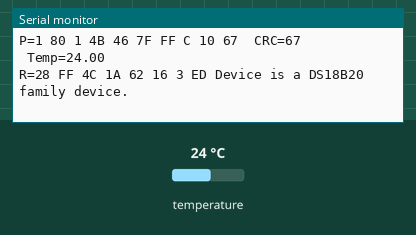
Simulated run of this sketch. Board: Arduino Uno, built with avr-gcc and run on an emulated ATmega328P. On the bench: the last lines printed to the serial monitor. The test bench sets the inputs (shaded band); at power-on: temperature 24 °C.

Above: at 2.8 s.
2.9 s: temperature set to 12 °C
At 4.0 s:
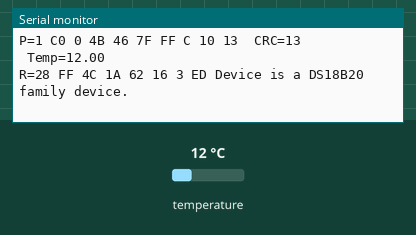
5.6 s: temperature set to 28 °C
At 7.1 s:
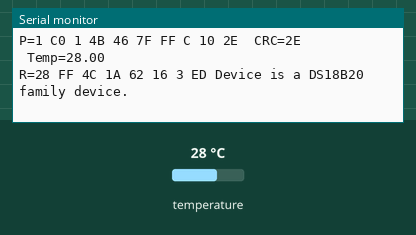
8.8 s: temperature set to 33 °C
At 10.3 s:
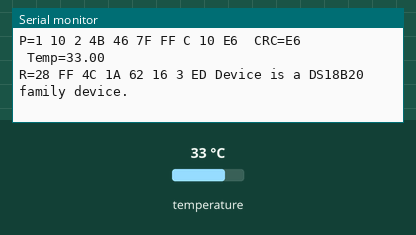
11.9 s: temperature set to 7 °C
At 13.4 s:
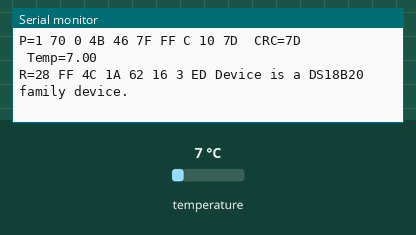
15.1 s: temperature set to 10 °C
At 16.6 s:
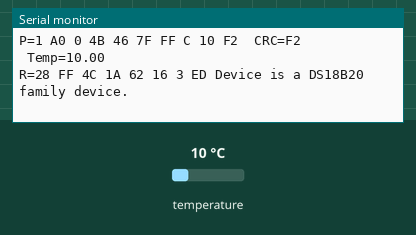
18.2 s: temperature set to 8 °C
At 19.7 s:
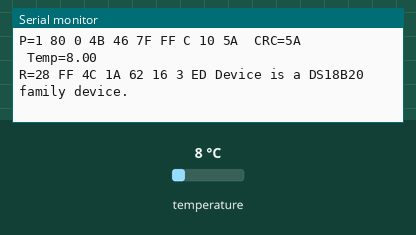
Timing chart, 0 to 21.2 s (numbered marks = the images above; inputs shaded):
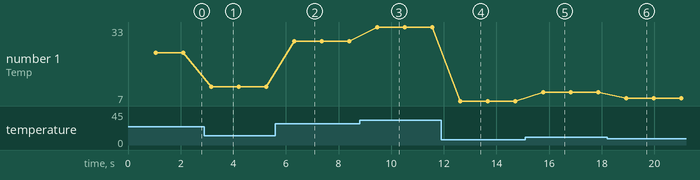

Measured:
- after the input at 2.9 s, the serial monitor: prints a new line after 0.22 s (image 1)
- after the input at 5.6 s, the serial monitor: prints a new line after 0.67 s (image 2)
- after the input at 8.8 s, the serial monitor: prints a new line after 0.63 s (image 3)
- after the input at 11.9 s, the serial monitor: prints a new line after 0.68 s (image 4)
- after the input at 15.1 s, the serial monitor: prints a new line after 0.63 s (image 5)
- after the input at 18.2 s, the serial monitor: prints a new line after 0.68 s (image 6)
- plotted number 1: 24 → 12 after the input at 2.9 s, 28 → 33 after the input at 8.8 s, 10 → 8 after the input at 18.2 s

The sketch:

ds18b20.ino
```cpp
#include <OneWire.h>

// DS18S20 Temperature chip i/o
OneWire ds(10);  // on pin 10

void setup(void) {
  // initialize inputs/outputs
  // start serial port
  Serial.begin(9600);
}

void loop(void) {
  byte i;
  byte present = 0;
  byte data[12];
  byte addr[8];

  ds.reset_search();
  if ( !ds.search(addr)) {
      Serial.print("No more addresses.\n");
      ds.reset_search();
      return;
  }

  Serial.print("R=");
  for( i = 0; i < 8; i++) {
    Serial.print(addr[i], HEX);
    Serial.print(" ");
  }

  if ( OneWire::crc8( addr, 7) != addr[7]) {
      Serial.print("CRC is not valid!\n");
      return;
  }

  if ( addr[0] == 0x10) {
      Serial.print("Device is a DS18S20 family device.\n");
  }
  else if ( addr[0] == 0x28) {
      Serial.print("Device is a DS18B20 family device.\n");
  }
  else {
      Serial.print("Device family is not recognized: 0x");
      Serial.println(addr[0],HEX);
      return;
  }

  ds.reset();
  ds.select(addr);
  ds.write(0x44,1);         // start conversion, with parasite power on at the end

  delay(1000);     // maybe 750ms is enough, maybe not
  // we might do a ds.depower() here, but the reset will take care of it.

  present = ds.reset();
  ds.select(addr);
  ds.write(0xBE);         // Read Scratchpad

  Serial.print("P=");
  Serial.print(present,HEX);
  Serial.print(" ");
  for ( i = 0; i < 9; i++) {           // we need 9 bytes
    data[i] = ds.read();
    Serial.print(data[i], HEX);
    Serial.print(" ");
  }
  Serial.print(" CRC=");
  Serial.print( OneWire::crc8( data, 8), HEX);
  Serial.println();

  float temp = 0;
  temp = ( (data[1] << 8) + data[0] )*0.0625;
  Serial.print(" Temp=" );
  Serial.print(temp);
  Serial.println();
}
```
